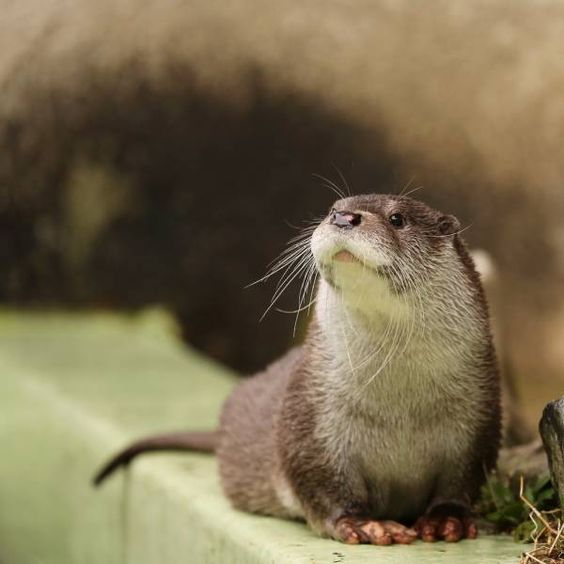
#> input picture resources/otter.jpg, 564 x 564 px
$ jupyter execute --allow-errors LearningEEG.ipynb   (shell and % lines are left out)
#> lines starting #> are read from the running program, lines starting #| are printed output that depends on the picture
[cell 1]
from mne.io import read_raw_eeglab, read_raw
from mne.channels import get_builtin_montages, make_standard_montage
from mne import events_from_annotations, Epochs
import PIL
import mne
raw = None
mne.set_log_level(False)
#> (this line was passed over: mne is not available in this run)
#> (the rest of this cell did not finish here and is left out)

[cell 2]
import matplotlib.pyplot as plt
from ipywidgets import Textarea, Text, Label, Button, VBox, HBox, HTML, Image, Tab, Output, Layout, FloatSlider, Dropdown, FloatRangeSlider, Checkbox, RadioButtons, HTMLMath
from IPython.display import display, clear_output
import numpy as np
import markdown

width,height = 600, 400

[cell 3]
# [14 lines left out: function get_answer_to_reveal, not called in this run]

def get_chapter(panels, panel_titles):
    tab = Tab()
    tab.children = panels
    tab.titles = panel_titles
    chapter = tab
    return chapter

[cell 4]
def code_block(code, links=None):
    code_block_html = HTML(f"""
    <pre><code>
    {code}
    </code></pre>""")
    if links is not None:
        sources = [f"""<a href="{link}" target="_blank"><u>{name}</u></a>""" for name, link in links.items()]
        sources = "\n".join(sources)
        sources = "References: " + sources
        sources = HTML(sources)

        sources.style.background = "#d3f705"
        ret = VBox([code_block_html, sources])
    else:
        ret = code_block_html
    return ret

[cell 5]
# [4 lines left out: function check_data, not called in this run]

[cell 6]
def get_image_caption(link, text="Image source"):
    t = f"""<a href="{link}" target="blank_" style="color:#808080">{text}</a> """
    return t

[cell 7]
# Function to display the selected figure

# [35 lines left out: function get_figure_selector, not called in this run]

# Start

[cell 8]
#raw = None

text = """
Welcome!
This tutorial has two purposes
<br>
<b>First</b>, it teaches you to work with EEG data with explanations and visualizations.
<br>
<b>Second</b>, it allows you to deeper your understanding by applying the newly learned concepts to real data.
<br>
You will see panels with the heading <b>Try it yourself!</b> where you can visualize and manipulate data in real time.
Working with data on your own will help you learn more easily than by just reading explanations. Make use of the interactive panels throughout this tutorial!
"""
panel_1 = HTML(text)


code = code_block("""
x = mne.call_function(x)
""")
text = f"""
Within this course, we will use a python-library called MNE-python from time to time.
MNE-python provides lots of functions you can use to work with EEG data.
When we use some code from MNE, it will be displayed like this:
"""
text2 = """
This is not a full tutorial on MNE though. If you want to learn more about MNE, you can browse their tutorials by clicking <a href="https://mne.tools/stable/documentation/index.html" target="_blank"><u>here</u></a>.
If you don't care about coding and using MNE, you can also ignore the code examples. You will still be able to understand what is happening.
"""

panel_3 = VBox([HTML(text), code, HTML(text2)])

text = """
The course is structured as follows:
<ul>
<li> Chapters (1) and (2) explain <b>how</b> an EEG works, how the data recorded with an EEG looks like and introduces the concept of <b>noise</b>.</li>
<li> Chapters (3) to (5) go into more detail an how <b>periodic signals</b> can be described and analyzed in general. These chapter are not EEG-specific. </li>
<li> Chapter (6) introduces the idea, that a complicated signal can be constructed fom a combination of pure sine waves </li>
<li> Chapter (7) describes the EEG signal using the learnings from (3) to (5) and introduces the common <b>eeg bandwidths</b>. </li>
<li> Chapter (8) introduces the <b>power spectrum</b>, which is a more sophisticated way to analyze and understand EEG data.</li>
<li> Chapter (9) explains how to <b>filter</b> eeg data to remove noise.</li>
<li> Chapter (10) explains why eeg data always needs to be compared to a <b>reference</b>.</li>
<li> Chapter (11) explains what <b>events</b> are.</li>
<li> Chapter (12) deepen the understanding of the <b>noise</b> concept and explain common <b>artifacts</b> that can be found in eeg data.</li>
<li> Chapters (13) and (14) explain the <b>Independent Component Analysis (ICA)</b> and educate the reader on identifying <b>artifacts</b> with it.</li>
<li> Chapter (15) introduces <b>ICLabel</b>, an automatic approach to label IC components with less effort </li>
<li> Chapter (16) describes the <b>removal of artifacts</b> based on the insights of chapters (13) to (15)</li>
<li> Chapter (17) briefly mentions <b>other measures of electric activity</b> that may be used alongside the eeg </li>
<li> Chapter (18) describes <b>ERPs and ERSPs</b> as meaningful signals that reflect brain activity reserach is primarily interested in </li>
<li> Chapter (19) describes the <b>mathematical background of the Fourier Transform</b>, that has already been introduced in chapter (6) in more detail. </li>
</ul>
"""
panel_4 = HTML(text)

chapter = get_chapter([panel_1, panel_3, panel_4], ["1","2","3", "4"])
display(chapter) #../sub400/400MNE.set

# (1) What is an EEG?

[cell 9]
text = """
What is an EEG at all? EEG stands for Electroencephalography. "Encephalon" is the greek word for brain and "graphein" means writing.
Accordingly, an EEG is a device that writes electric brain signals.
You may already know, that the brain sends electric signals along the neurons' axons.
There are plenty of neurons and they send many tiny signals per second.
If researchers want to measure these signals, there are different ways to do that, each of which has advantages and disadvantages.
If you want to measure the signal very precisely on the basis of single neurons, you have to cut open the head and implement tiny measurement tools.
This is done in animals most often, because human's don't want their heads to be cut open.
The EEG however, doesn't need any operation beforehand, which is why we call it a <b>non-invasive method</b>.
You can easily imagine that this makes it much more accessible for research.
You just need to place an eeg cap on the participants head that looks like this:
"""
im_eeg_hood = Image(value=open("resources/EEG_cap.jpg", "rb").read(),width=200,height=250)
image_caption = get_image_caption("https://en.wikipedia.org/wiki/Electroencephalography#/media/File:EEG_cap.jpg")
panel_1 = VBox([HTML(text), im_eeg_hood, HTML(image_caption)])


text = """
I already mentioned, that the EEG measures electric signals of neurons, and it does that from outside of the skull.
If a single neurons sends an electric signal, we would never be able to record this from the outside of the skull, though, because it would be way too small.
However, if many neurons send electric signals at the same time, they sum up and this can be measured from the outside with sensitive electrodes.
This is what the EEG does.
It is important to understand, that the EEG doesn't record <i>all</i> the brain activity but just the very strong highlights.
<br>
Imagine you are standing outside of a soccer arena.
You don't see the game, you just hear the fans' voices.
Would you be able to understand everyting that happens within the game?
Most likely not. But you would be able to recognize major events like a scored goal, because here all fan's (or half of them) cheer altogether.
Transferred to the brain, these are the kinds of signals an EEG measures.
"""
panel_2 = HTML(text)

text = """
On the picture shown before you may have recognized, that an EEG cap includes multiple electrodes at different locations.
The brain has a very sophisticated structure and different parts of it are responsible for different functions.
For example (and strongly simplified), the back part of the prain (the so-called occpital region) is associated with processing visual information, while the frontal part is responsible for deliberate and conscious thought.
Due to that structure, it makes sense to place electrodes at different locations on the skull to measure these differences.
<br>
Additionally, multiple electrodes allow to measure a signal more reliably.
In science it is common to use many measurements and aggregate them to get a more robust picture of what is happening.
If you were to determine the depth of the ocean you also would perform multiple measurements at different locations, wouldn't you?
"""
panel_3 = HTML(text)

text = """
How many electrodes does an EEG have at all and where exactly are they located?
There is not <i>the one and only</i> eeg cap, but there are different standards on the number and location of electrodes.
The format used most often is known as 10-20-system. In the following you see a visualization of the electrodes.
"""
im_10_20 = Image(value=open("resources/10_20.png", "rb").read(),width=400,height=600)
text_2 = f"""
{get_image_caption("https://en.wikipedia.org/wiki/10%E2%80%9320_system_%28EEG%29#/media/File:21_electrodes_of_International_10-20_system_for_EEG.svg")}
<br>
Do you see the nose at the top (Nasion) and the ears to the left and right? The person in the image looks upwards and you look at their head from above.
You see that the electrodes all have names like NZ, PO3 or P9.
When you look at the data recorded by the EEG, you want to know which electrode captures which signal, and this is why you want to be familiar with the naming scheme.
The first letter(s) indicate the region of the brain the electrode is placed on: pre-frontal (Fp), frontal (F), temporal (T), parietal (P), occipital (O) and central (C).
This indicates the position on the axis from nose to back of the head.
On top of that, there is information on the location of the axis from ear to ear.
Electrodes with a "Z" are placed in the middle of the brain.
Electrodes with even numbers are placed on the right part of the head, while electrodes with uneven numbers are on the left part.
For example, FZ is frontal and in the middle. P4 is parietal and on the right part. C3 is central and on the left part of the brain.
You also see two electrodes "A1" and "A2" placed behind the ear. Sometimes they are also called "M1" and "M2" instead.
In some picture there are also two points NZ and IZ. These are <b>not</b> electrodes, but just points of reference, that are used, when the EEG cap is placed on a person's skull.
While they may appear on such visualizations, you will never find EEG data recorded from electrodes called NZ or IZ.
"""
panel_4 = VBox([HTML(text), im_10_20, HTML(text_2)])

text = """
The 10-20 system we just saw had 21 electrodes in total.
However, sometimes you don't need that much, or you need even more. Hence, different standards exist with different numbers of electrodes.
Often you may see the 10-10 system, which is an extension of the 10-20 system. If you observe it carefully, you will see that it includes all the electrodes of the 10-20 system, extended by some more:
"""
im_10_10 = Image(value=open("resources/10_10.png", "rb").read(),width=400,height=600)

text_2 = f"""
{get_image_caption("https://de.wikipedia.org/wiki/Datei:International_10-20_system_for_EEG-MCN.png")}
<br>
Other EEG caps may use less electrodes like the 14 ones here:
"""
im_14 = Image(value=open("resources/14_channel_eeg.png", "rb").read(),width=400,height=600)

text_3 = f"""
{get_image_caption("https://www.researchgate.net/figure/Location-of-14-electrodes-of-Emotiv-EEG-device_fig1_283441559")}
<br>
When working with EEGs, it is important to decide on the number of electrodes before, depending on the equipment available and the researchs' demands.
Even more important is to know which system has been used when interpreting the data, though.
When you analyze EEG signals (as we will do in this tutorial later), you need to know how many electrodes recorded them and where exactly these electrodes have been placed.
"""
panel_5 = VBox([HTML(text), im_10_10, HTML(text_2), im_14, HTML(text_3)])

#> (the rest of this cell did not finish here and is left out)

# (2) EEG Data

[cell 10]


text = """
Now that we know what an EEG measures, it is time to take a look at the data it collects.
Most of the time, you will see the data being displayed like this:
"""

im_eeg = Image(value=open("resources/eeg_raw_signal.png", "rb").read(),width=400,height=600)

text_2 = """
First of all, you see multiple lines of data here.
These are called <b>channels</b> and corespond to the different electrodes you are already familiar with.
You see the electrode/channel names on the left.
You also see, that the data is ploted over time on the x-axis.
With an eeg, you don't just record brain activity at a given point in time, but you record it over a longer timerange.
The y-axis displays the power of the electric activity measured in volt.
However, as the brain uses rather low voltages (compared to the electric current coming out of your power socket), eeg data will typically be displayed in μV (micro-volt, i.e. 10⁻⁶ volt).
"""

panel_1 = VBox([HTML(text), im_eeg, HTML(text_2)])


text = """
One thing to be aware of when working with EEG data is the fact, that this data is very noisy. What exactly does that mean?
Take a look at the picture below. It is quite hard to recognize anything in it, right?
That is because many pixels with random colors have been added to the original image. That is noise.
However, observe what happens when you reduce the noise by dragging the slider to the left. Can you recognize the image now and tell, what it shows?

"""
def add_gaussian_noise(image_array, mean=0, std=250):
    # Generate Gaussian noise
    gauss = np.random.normal(mean, std, image_array.shape)
    noisy_image = image_array + gauss

    # Clip values to stay in valid range (0, 255)
    noisy_image = np.clip(noisy_image, 0, 255).astype(np.uint8)

    return noisy_image

output_noisy_image = Output()
image_otter = PIL.Image.open('resources/otter.jpg').convert('RGB')
#> image_otter is the input picture: PIL image 564x564 RGB; mean R, G, B 121.2, 107.7, 78.7
image_array = np.array(image_otter)
noise_slider = FloatSlider(min=0, max=500, value=500, readout=False, continous_update=False)
def on_value_change(change):
    noisy_image_array = add_gaussian_noise(image_array, std=noise_slider.value)
#> in add_gaussian_noise, `noisy_image = image_array + gauss`:
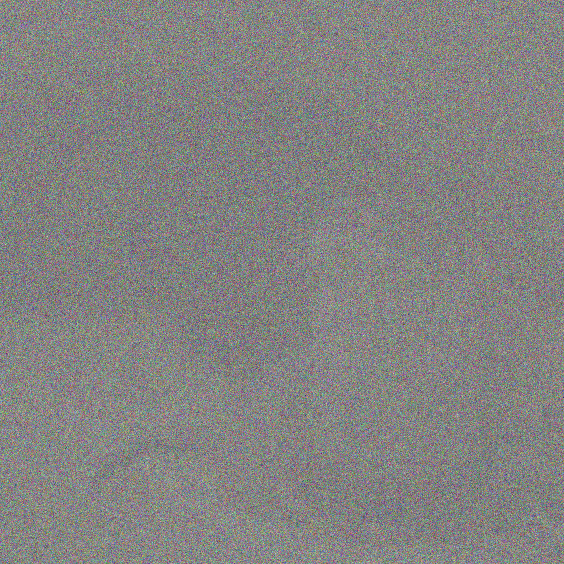
#> noisy_image: shape (564, 564, 3) float64; mean R, G, B 122.2, 109, 78.7; drawn with min black and max white
#> in add_gaussian_noise, `noisy_image = np.clip(noisy_image, 0, 255).astype(np.uint8)`:
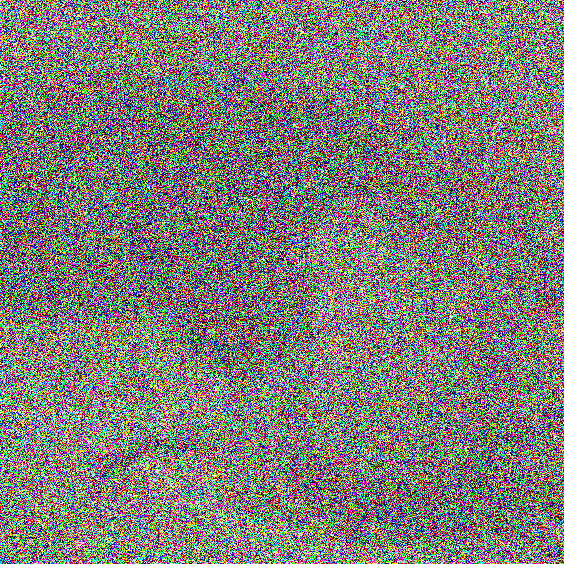
#> noisy_image: shape (564, 564, 3); mean R, G, B 126.5, 123.8, 117.6
    noisy_image = PIL.Image.fromarray(noisy_image_array)
    with output_noisy_image:
        clear_output(wait=True)
        display(noisy_image)

on_value_change(None)
noise_slider.observe(on_value_change, names="value")
panel_2 = VBox([HTML(text),noise_slider, output_noisy_image])

text = """
In the previous tab you saw, that noise can make it hard to recognize an image.
However, noise can also be applied to different kinds of data. For example, noise in a sound recording can make it hard to hear what a person is saying.
Likewise, eeg data, which is electric voltage over time can become noisy, as you see in the following.
The first plot is a pure signal, the second plot is the same signal but with some noise added on top.
"""


text_2= """Do you see the first curve hidden in the second?
<br>
In general, we say that <b>noise</b> superimposes a <b>signal</b>.
The signal is always the data you <b>want</b> to measure, while the noise is everything else that distorts it.
In the previous tab, the image of the otter was the signal and in the above figure, the first curve is the signal.
In an EEG, brain activity is the signal we are interested in and everything else we measure, that is not coming from the brain, is noise.
For example, muscle movements also procude electric activity that may be recorded by the EEG.
<br>
However, you don't need to be completely noise-free all the time. With a little noise you still had been able to recognize the image, right?
If the data is too noisy, we may not be able to detect the actual signal, but we can afford having some noise. If the signal is strong enough, it will still be visible through the noise.
In a later chapter, we will see how certain kinds of noise can be filtered from the data to make the signal shine through.
"""

#> (the rest of this cell did not finish here and is left out)
